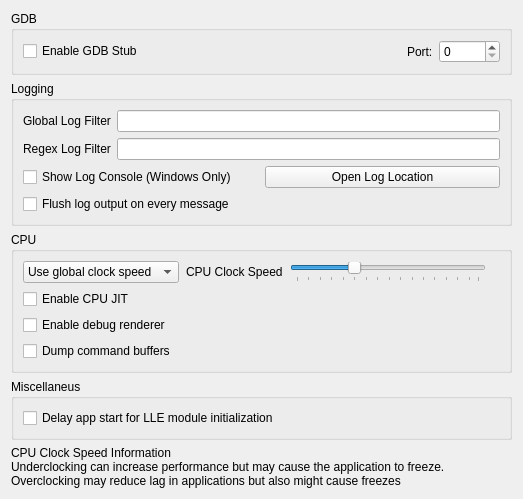
<?xml version="1.0" encoding="UTF-8"?>
<ui version="4.0">
 <class>ConfigureDebug</class>
 <widget class="QWidget" name="ConfigureDebug">
  <property name="geometry">
   <rect>
    <x>0</x>
    <y>0</y>
    <width>523</width>
    <height>458</height>
   </rect>
  </property>
  <property name="windowTitle">
   <string>Form</string>
  </property>
  <layout class="QVBoxLayout" name="verticalLayout_1">
   <item>
    <layout class="QVBoxLayout" name="verticalLayout_2">
     <item>
      <widget class="QGroupBox" name="groupBox">
       <property name="title">
        <string>GDB</string>
       </property>
       <layout class="QVBoxLayout" name="verticalLayout_3">
        <item>
         <layout class="QHBoxLayout" name="horizontalLayout_1">
          <item>
           <widget class="QCheckBox" name="toggle_gdbstub">
            <property name="text">
             <string>Enable GDB Stub</string>
            </property>
           </widget>
          </item>
          <item>
           <spacer name="horizontalSpacer">
            <property name="orientation">
             <enum>Qt::Horizontal</enum>
            </property>
            <property name="sizeHint" stdset="0">
             <size>
              <width>40</width>
              <height>20</height>
             </size>
            </property>
           </spacer>
          </item>
          <item>
           <widget class="QLabel" name="label_2">
            <property name="text">
             <string>Port:</string>
            </property>
           </widget>
          </item>
          <item>
           <widget class="QSpinBox" name="gdbport_spinbox">
            <property name="maximum">
             <number>65536</number>
            </property>
           </widget>
          </item>
         </layout>
        </item>
       </layout>
      </widget>
     </item>
    </layout>
   </item>
   <item>
    <widget class="QGroupBox" name="groupBox_2">
     <property name="title">
      <string>Logging</string>
     </property>
     <layout class="QVBoxLayout" name="verticalLayout">
      <item>
       <layout class="QHBoxLayout" name="horizontalLayout">
        <item>
         <widget class="QLabel" name="label">
          <property name="text">
           <string>Global Log Filter</string>
          </property>
         </widget>
        </item>
        <item>
         <widget class="QLineEdit" name="log_filter_edit"/>
        </item>
       </layout>
      </item>
      <item>
       <layout class="QHBoxLayout" name="horizontalLayout1">
        <item>
         <widget class="QLabel" name="label_3">
          <property name="text">
           <string>Regex Log Filter</string>
          </property>
         </widget>
        </item>
        <item>
         <widget class="QLineEdit" name="log_regex_filter_edit"/>
        </item>
       </layout>
      </item>
      <item>
       <layout class="QHBoxLayout" name="horizontalLayout2">
        <item>
         <widget class="QCheckBox" name="toggle_console">
          <property name="text">
           <string>Show Log Console (Windows Only)</string>
          </property>
         </widget>
        </item>
        <item>
         <widget class="QPushButton" name="open_log_button">
          <property name="text">
           <string>Open Log Location</string>
          </property>
         </widget>
        </item>
       </layout>
      </item>
      <item>
        <widget class="QCheckBox" name="instant_debug_log">
          <property name="text">
            <string>Flush log output on every message</string>
          </property>
          <property name="toolTip">
            <string>&lt;html&gt;&lt;body&gt;Immediately commits the debug log to file. Use this if Azahar crashes and the log output is being cut.&lt;br&gt;Enabling this feature will decrease performance, only use it for debugging purposes.&lt;/body&gt;&lt;/html&gt;</string>
          </property>
        </widget>
      </item>
     </layout>
    </widget>
   </item>
   <item>
    <widget class="QGroupBox" name="groupBox_4">
     <property name="title">
      <string>CPU</string>
     </property>
     <layout class="QGridLayout" name="clock_speed_GLayout">
      <item row="1" column="0">
       <widget class="QWidget" name="clock_speed_widget" native="true">
        <layout class="QHBoxLayout" name="clock_speed_layout">
         <property name="spacing">
          <number>7</number>
         </property>
         <property name="leftMargin">
          <number>0</number>
         </property>
         <property name="topMargin">
          <number>0</number>
         </property>
         <property name="rightMargin">
          <number>0</number>
         </property>
         <property name="bottomMargin">
          <number>0</number>
         </property>
         <item>
          <widget class="QComboBox" name="clock_speed_combo">
           <item>
            <property name="text">
             <string>Use global clock speed</string>
            </property>
           </item>
           <item>
            <property name="text">
             <string>Set clock speed:</string>
            </property>
           </item>
          </widget>
         </item>
         <item>
          <widget class="QLabel" name="clock_speed_label">
           <property name="text">
            <string>CPU Clock Speed</string>
           </property>
          </widget>
         </item>
         <item>
          <widget class="QSlider" name="slider_clock_speed">
           <property name="toolTip">
            <string>&lt;html&gt;&lt;body&gt;Changes the emulated CPU clock frequency.&lt;br&gt;Underclocking can increase performance but may cause the application to freeze.&lt;br&gt;Overclocking may reduce application lag but also might cause freezes&lt;/body&gt;&lt;/html&gt;</string>
           </property>
           <property name="minimum">
            <number>0</number>
           </property>
           <property name="maximum">
            <number>79</number>
           </property>
           <property name="singleStep">
            <number>5</number>
           </property>
           <property name="pageStep">
            <number>15</number>
           </property>
           <property name="value">
            <number>25</number>
           </property>
           <property name="orientation">
            <enum>Qt::Horizontal</enum>
           </property>
           <property name="tickPosition">
            <enum>QSlider::TicksBelow</enum>
           </property>
          </widget>
         </item>
         <item>
          <widget class="QLabel" name="clock_display_label">
           <property name="text">
            <string/>
           </property>
           <property name="alignment">
            <set>Qt::AlignRight|Qt::AlignTrailing|Qt::AlignVCenter</set>
           </property>
          </widget>
         </item>
        </layout>
       </widget>
      </item>
      <item row="2" column="0">
       <widget class="QCheckBox" name="toggle_cpu_jit">
        <property name="toolTip">
         <string>&lt;html&gt;&lt;head/&gt;&lt;body&gt;&lt;p&gt;Enables the use of the ARM JIT compiler for emulating the 3DS CPUs. Don't disable unless for debugging purposes&lt;/p&gt;&lt;/body&gt;&lt;/html&gt;</string>
        </property>
        <property name="text">
         <string>Enable CPU JIT</string>
        </property>
       </widget>
      </item>
      <item row="3" column="0">
       <widget class="QCheckBox" name="toggle_renderer_debug">
        <property name="text">
         <string>Enable debug renderer</string>
        </property>
       </widget>
      </item>
      <item row="4" column="0">
       <widget class="QCheckBox" name="toggle_dump_command_buffers">
        <property name="text">
         <string>Dump command buffers</string>
        </property>
       </widget>
      </item>
     </layout>
    </widget>
   </item>
    <item>
      <widget class="QGroupBox" name="groupBox_5">
        <property name="title">
          <string>Miscellaneus</string>
        </property>
        <layout class="QGridLayout" name="gridLayout_3">
          <item row="1" column="0">
            <widget class="QCheckBox" name="delay_start_for_lle_modules">
              <property name="toolTip">
                <string>&lt;html&gt;&lt;head/&gt;&lt;body&gt;&lt;p&gt;Introduces a delay to the first ever launched app thread if LLE modules are enabled, to allow them to initialize.&lt;/p&gt;&lt;/body&gt;&lt;/html&gt;</string>
              </property>
              <property name="text">
                <string>Delay app start for LLE module initialization</string>
              </property>
            </widget>
          </item>
        </layout>
      </widget>
    </item>
   <item>
    <widget class="QLabel" name="label_cpu_clock_info">
     <property name="text">
      <string>&lt;html&gt;&lt;head/&gt;&lt;body&gt;&lt;p&gt;CPU Clock Speed Information&lt;br/&gt;Underclocking can increase performance but may cause the application to freeze.&lt;br/&gt;Overclocking may reduce lag in applications but also might cause freezes&lt;/p&gt;&lt;/body&gt;&lt;/html&gt;</string>
     </property>
     <property name="textFormat">
      <enum>Qt::RichText</enum>
     </property>
    </widget>
   </item>
   <item>
    <spacer name="verticalSpacer">
     <property name="orientation">
      <enum>Qt::Vertical</enum>
     </property>
     <property name="sizeHint" stdset="0">
      <size>
       <width>20</width>
       <height>40</height>
      </size>
     </property>
    </spacer>
   </item>
  </layout>
 </widget>
 <tabstops>
  <tabstop>toggle_gdbstub</tabstop>
  <tabstop>gdbport_spinbox</tabstop>
  <tabstop>log_filter_edit</tabstop>
  <tabstop>toggle_console</tabstop>
  <tabstop>open_log_button</tabstop>
 </tabstops>
 <resources/>
 <connections>
  <connection>
   <sender>toggle_gdbstub</sender>
   <signal>toggled(bool)</signal>
   <receiver>gdbport_spinbox</receiver>
   <slot>setEnabled(bool)</slot>
   <hints>
    <hint type="sourcelabel">
     <x>84</x>
     <y>157</y>
    </hint>
    <hint type="destinationlabel">
     <x>342</x>
     <y>158</y>
    </hint>
   </hints>
  </connection>
 </connections>
</ui>
